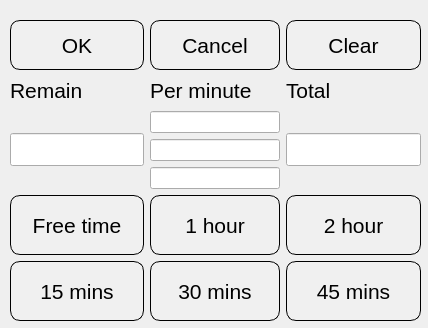
<?xml version="1.0" encoding="UTF-8"?>
<ui version="4.0">
 <class>Dialog</class>
 <widget class="QDialog" name="Dialog">
  <property name="geometry">
   <rect>
    <x>0</x>
    <y>0</y>
    <width>428</width>
    <height>328</height>
   </rect>
  </property>
  <property name="sizePolicy">
   <sizepolicy hsizetype="Fixed" vsizetype="Fixed">
    <horstretch>0</horstretch>
    <verstretch>0</verstretch>
   </sizepolicy>
  </property>
  <property name="minimumSize">
   <size>
    <width>350</width>
    <height>100</height>
   </size>
  </property>
  <property name="maximumSize">
   <size>
    <width>450</width>
    <height>1000</height>
   </size>
  </property>
  <property name="windowTitle">
   <string>Set time</string>
  </property>
  <property name="styleSheet">
   <string notr="true">QPushButton{
background-color: rgb(240, 240, 240);
border-radius: 10%;
border-color: rgb(0, 0, 0);
border:1px solid
}</string>
  </property>
  <widget class="QWidget" name="gridLayoutWidget">
   <property name="geometry">
    <rect>
     <x>10</x>
     <y>20</y>
     <width>411</width>
     <height>301</height>
    </rect>
   </property>
   <layout class="QGridLayout" name="gridLayout">
    <item row="2" column="1">
     <layout class="QVBoxLayout" name="verticalLayout">
      <item>
       <widget class="QLineEdit" name="timePrice1">
        <property name="font">
         <font>
          <pointsize>8</pointsize>
         </font>
        </property>
        <property name="readOnly">
         <bool>true</bool>
        </property>
       </widget>
      </item>
      <item>
       <widget class="QLineEdit" name="timePrice2">
        <property name="font">
         <font>
          <pointsize>8</pointsize>
         </font>
        </property>
        <property name="readOnly">
         <bool>true</bool>
        </property>
       </widget>
      </item>
      <item>
       <widget class="QLineEdit" name="timePrice3">
        <property name="font">
         <font>
          <pointsize>8</pointsize>
         </font>
        </property>
        <property name="text">
         <string notr="true"/>
        </property>
        <property name="readOnly">
         <bool>true</bool>
        </property>
       </widget>
      </item>
     </layout>
    </item>
    <item row="5" column="0">
     <widget class="QPushButton" name="pushButton015">
      <property name="minimumSize">
       <size>
        <width>0</width>
        <height>60</height>
       </size>
      </property>
      <property name="font">
       <font>
        <pointsize>16</pointsize>
       </font>
      </property>
      <property name="text">
       <string>15 mins</string>
      </property>
     </widget>
    </item>
    <item row="5" column="1">
     <widget class="QPushButton" name="pushButton030">
      <property name="minimumSize">
       <size>
        <width>0</width>
        <height>60</height>
       </size>
      </property>
      <property name="font">
       <font>
        <pointsize>16</pointsize>
       </font>
      </property>
      <property name="text">
       <string>30 mins</string>
      </property>
     </widget>
    </item>
    <item row="5" column="2">
     <widget class="QPushButton" name="pushButton045">
      <property name="minimumSize">
       <size>
        <width>0</width>
        <height>60</height>
       </size>
      </property>
      <property name="font">
       <font>
        <pointsize>16</pointsize>
       </font>
      </property>
      <property name="text">
       <string>45 mins</string>
      </property>
     </widget>
    </item>
    <item row="1" column="0">
     <widget class="QLabel" name="l">
      <property name="font">
       <font>
        <pointsize>16</pointsize>
       </font>
      </property>
      <property name="text">
       <string>Remain</string>
      </property>
     </widget>
    </item>
    <item row="0" column="0">
     <widget class="QPushButton" name="pushButtonOK">
      <property name="minimumSize">
       <size>
        <width>0</width>
        <height>50</height>
       </size>
      </property>
      <property name="font">
       <font>
        <pointsize>16</pointsize>
       </font>
      </property>
      <property name="text">
       <string>OK</string>
      </property>
     </widget>
    </item>
    <item row="1" column="2">
     <widget class="QLabel" name="l_3">
      <property name="font">
       <font>
        <pointsize>16</pointsize>
       </font>
      </property>
      <property name="text">
       <string>Total</string>
      </property>
     </widget>
    </item>
    <item row="4" column="0">
     <widget class="QPushButton" name="pushButton999">
      <property name="minimumSize">
       <size>
        <width>0</width>
        <height>60</height>
       </size>
      </property>
      <property name="font">
       <font>
        <pointsize>16</pointsize>
       </font>
      </property>
      <property name="text">
       <string>Free time</string>
      </property>
     </widget>
    </item>
    <item row="0" column="1">
     <widget class="QPushButton" name="pushButtonCancel">
      <property name="minimumSize">
       <size>
        <width>0</width>
        <height>50</height>
       </size>
      </property>
      <property name="font">
       <font>
        <pointsize>16</pointsize>
       </font>
      </property>
      <property name="text">
       <string>Cancel</string>
      </property>
     </widget>
    </item>
    <item row="4" column="1">
     <widget class="QPushButton" name="pushButton060">
      <property name="minimumSize">
       <size>
        <width>0</width>
        <height>60</height>
       </size>
      </property>
      <property name="font">
       <font>
        <pointsize>16</pointsize>
       </font>
      </property>
      <property name="text">
       <string>1 hour</string>
      </property>
     </widget>
    </item>
    <item row="1" column="1">
     <widget class="QLabel" name="l_2">
      <property name="minimumSize">
       <size>
        <width>130</width>
        <height>0</height>
       </size>
      </property>
      <property name="font">
       <font>
        <pointsize>16</pointsize>
       </font>
      </property>
      <property name="text">
       <string>Per minute</string>
      </property>
     </widget>
    </item>
    <item row="4" column="2">
     <widget class="QPushButton" name="pushButton120">
      <property name="minimumSize">
       <size>
        <width>0</width>
        <height>60</height>
       </size>
      </property>
      <property name="font">
       <font>
        <pointsize>16</pointsize>
       </font>
      </property>
      <property name="text">
       <string>2 hour</string>
      </property>
     </widget>
    </item>
    <item row="0" column="2">
     <widget class="QPushButton" name="pushButtonClear">
      <property name="minimumSize">
       <size>
        <width>0</width>
        <height>50</height>
       </size>
      </property>
      <property name="font">
       <font>
        <pointsize>16</pointsize>
       </font>
      </property>
      <property name="text">
       <string>Clear</string>
      </property>
     </widget>
    </item>
    <item row="2" column="2">
     <widget class="QLineEdit" name="priceTotal">
      <property name="font">
       <font>
        <pointsize>16</pointsize>
       </font>
      </property>
      <property name="alignment">
       <set>Qt::AlignLeading|Qt::AlignLeft|Qt::AlignTop</set>
      </property>
      <property name="readOnly">
       <bool>true</bool>
      </property>
     </widget>
    </item>
    <item row="2" column="0">
     <widget class="QLineEdit" name="timeRemain">
      <property name="font">
       <font>
        <pointsize>16</pointsize>
       </font>
      </property>
      <property name="alignment">
       <set>Qt::AlignLeading|Qt::AlignLeft|Qt::AlignTop</set>
      </property>
      <property name="readOnly">
       <bool>true</bool>
      </property>
     </widget>
    </item>
   </layout>
  </widget>
 </widget>
 <tabstops>
  <tabstop>pushButtonOK</tabstop>
  <tabstop>pushButton030</tabstop>
  <tabstop>pushButton045</tabstop>
  <tabstop>pushButton015</tabstop>
  <tabstop>pushButton999</tabstop>
  <tabstop>pushButtonCancel</tabstop>
  <tabstop>pushButton060</tabstop>
  <tabstop>pushButton120</tabstop>
  <tabstop>pushButtonClear</tabstop>
  <tabstop>priceTotal</tabstop>
  <tabstop>timeRemain</tabstop>
  <tabstop>timePrice1</tabstop>
  <tabstop>timePrice2</tabstop>
  <tabstop>timePrice3</tabstop>
 </tabstops>
 <resources/>
 <connections>
  <connection>
   <sender>pushButtonCancel</sender>
   <signal>clicked()</signal>
   <receiver>Dialog</receiver>
   <slot>reject()</slot>
   <hints>
    <hint type="sourcelabel">
     <x>222</x>
     <y>45</y>
    </hint>
    <hint type="destinationlabel">
     <x>214</x>
     <y>149</y>
    </hint>
   </hints>
  </connection>
 </connections>
</ui>
